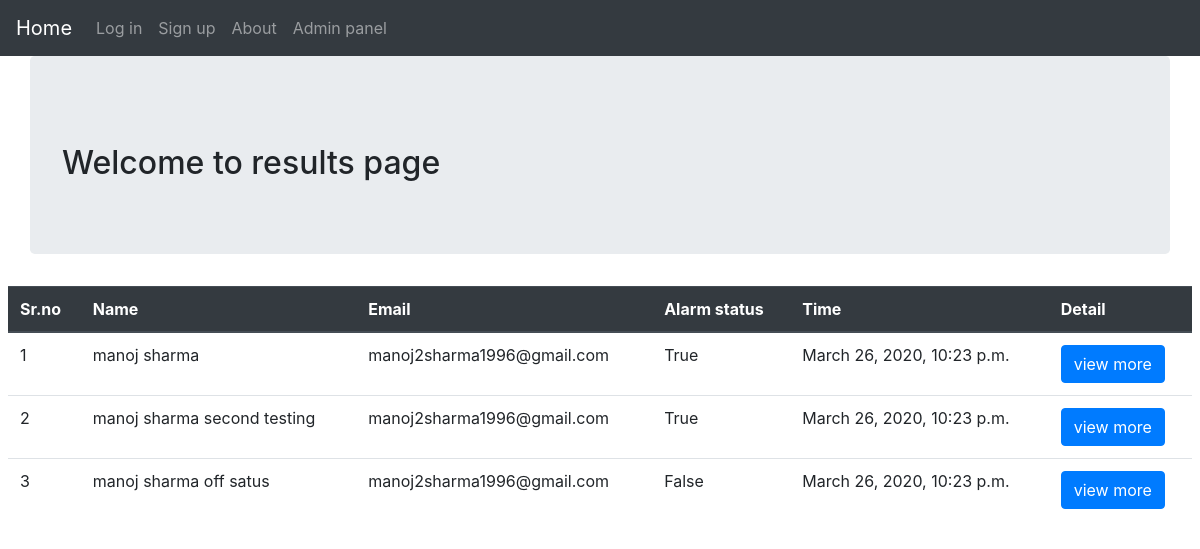
The app's page /results/ with its own data.
### myapp/models.py (models this page shows, shortened)
class FireRecords(models.Model):
	name = models.CharField(max_length=30, default="manoj sharma")
	email = models.EmailField(default='manoj2sharma1996@gmail.com')
	Alarm_status = models.BooleanField(default=False)
	Created_at = models.DateTimeField(auto_now_add=True)

### myapp/views.py (the view)
# urls.py: path('results/', views.FireRecordListView.as_view(), name='list'),
class FireRecordListView(ListView):
    model = FireRecords
    template_name = 'record_list.html'
    context_object_name = 'records'

### templates/record_list.html (shortened to what this page needs)
{% extends 'base.html'%}
{% block content %}
<section>
  <div class="container-fluid">
      <div class="col-md-12">
        <div class="jumbotron">
          <br>
          <h2 class="">Welcome to results page</h2>
        </div>
      </div>
  </div>
  <div class="m-2">
    <table class="table table-hover">
      <thead class="thead-dark">
        <tr>
          <th >Sr.no</th>
          <th >Name</th>
          <th >Email</th>
          <th>Alarm status</th>
          <th>Time</th>
          <th>Detail</th>
        </tr>
      </thead>
      <tbody>
        {% for record in records %}
        <tr>
            <td>{{ forloop.counter }}</td>
            <td>{{record.name}}</td>
            <td>{{record.email}}</td>
            <td>{{record.Alarm_status}}</td>
            <td>{{record.Created_at}}</td>
            <td><a class="btn btn-primary" href="{% url 'detail' pk=record.pk %}">view more</a></td>
        </tr>
        {% endfor %}
      </tbody>
    </table>
    </div>
</section>
{% endblock %}

### templates/base.html (shortened to what this page needs)
{% load static %}
<!DOCTYPE html5>
<html lang="en" dir="ltr">
  <head>
    <link rel="stylesheet" href="https://stackpath.bootstrapcdn.com/bootstrap/4.3.1/css/bootstrap.min.css">
    <link rel="stylesheet" href="https://stackpath.bootstrapcdn.com/bootstrap/4.3.1/js/bootstrap.min.js">
    <link rel="stylesheet" href="https://stackpath.bootstrapcdn.com/bootstrap/4.3.1/js/bootstrap.bundle.min.js">
    <link rel="stylesheet" type="text/css" href="{% static 'css/style.css' %}">
    <link rel="stylesheet" type="text/css" href="{% static 'css/style.css'%}">
  </head>
  <body>
    {% include 'nav.html' %}
    {% block content %}
    {% endblock %}
  </body>
</html>

### templates/nav.html
    <nav class="navbar navbar-expand-sm bg-dark navbar-dark">
      <a class="navbar-brand" href="{% url 'home' %}">Home</a>
        <ul class="navbar-nav">
          {% if request.user.is_authenticated %}
            <li class="nav-item">
                <a class="nav-link" href="{% url 'list' %}">Previous results</a>
            </li>
            <li class="nav-item ml-auto" style="">
                <a class="nav-link" href="{% url 'logout' %}">Log out</a>
            </li>
          {% else %}
              <li class="nav-item ml-auto" style="">
                <a class="nav-link" href="{% url 'signin' %}">Log in</a>
              </li>
              <li class="nav-item ml-auto" style="">
                <a class="nav-link" href="{% url 'signup' %}">Sign up</a>
              </li>
        {% endif %}
        <li class="nav-item ml-auto" style="">
          <a class="nav-link" href="{% url 'about' %}">About</a>
        </li>
        <li class="nav-item ml-auto" style="">
          <a class="nav-link" href="/admin">Admin panel</a>
        </li>
      </ul>
    </nav>

### records on screen
FireRecords: name "manoj sharma", email "manoj2sharma1996@gmail.com", Alarm_status "True", Created_at "March 26, 2020, 10:23 p.m."
FireRecords: name "manoj sharma second testing", email "manoj2sharma1996@gmail.com", Alarm_status "True", Created_at "March 26, 2020, 10:23 p.m."
FireRecords: name "manoj sharma off satus", email "manoj2sharma1996@gmail.com", Alarm_status "False", Created_at "March 26, 2020, 10:23 p.m."
